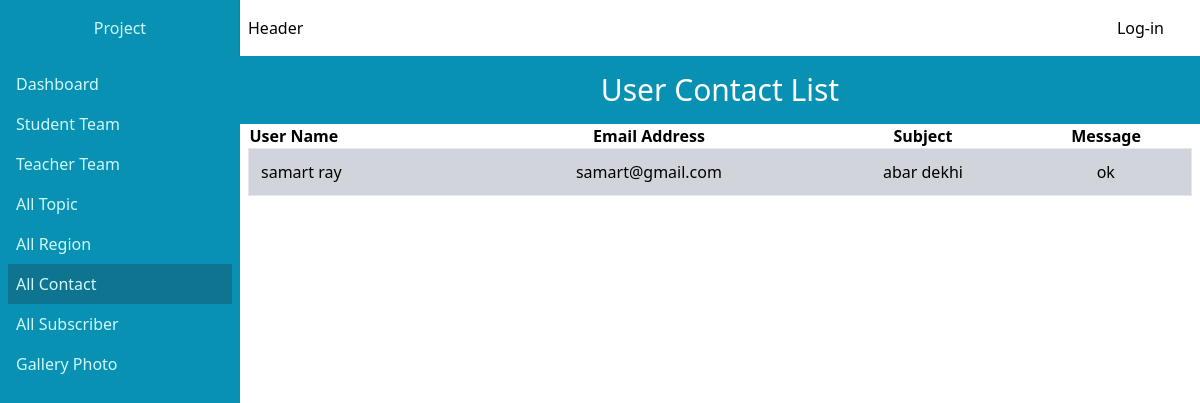
Screenshot of /super-admin/contact-list with the database file from the repository.
### ir_project/models.py (models this page shows, shortened)
class UserContact(models.Model):
    first_name = models.CharField(max_length=250)
    last_name = models.CharField(max_length=250)
    email = models.EmailField(max_length=250)
    contact_sub = models.CharField(max_length=250)
    contact_message = models.TextField()
    created_at = models.DateTimeField(auto_now_add=True,null=True,blank=True)
    updated_at = models.DateTimeField(auto_now=True,null=True,blank=True)

### sadmin/views.py (the view)
# urls.py: path('contact-list',views.user_contact_list,name='user_contact_list'),
def user_contact_list(request):
    contact_data = UserContact.objects.all().order_by('-id')
    context = {
        'contact_data':contact_data
    }
    return render(request,'super-admin/user-contact-list.html',context)

### templates/super-admin/user-contact-list.html (shortened to what this page needs)
{% extends "super-admin/main.html" %}
{% load static %}
{% block sadminMain %}
<div class="bg-cyan-600">
    <div class="text-center py-4 text-3xl text-white">User Contact List</div>
</div>
<div class="px-2">
    <table class="border-collapse table-fixed min-w-full">
        <thead>
        <tr>
            <th col="2" class="text-start">User Name</th>
            <th class="text-center">Email Address</th>
            <th class="text-center">Subject</th>
            <th class="text-center">Message</th>
        </tr>
        </thead>
        <tbody>
            {% for contact in contact_data %}
                <tr class="bg-gray-300 hover:bg-gray-400 border border-1">
                    <td class="py-3 text-start pl-3 line-clamp-1">{{contact.first_name}} {{contact.last_name}}</td>
                    <td class="py-3 text-center">{{contact.email}}</td>
                    <td class="py-3 text-center">
                        {{contact.contact_sub}}
                    </td>
                    <td class="py-3 text-center">
                        {{contact.contact_message|truncatechars:60}}
                    </td>
                </tr>
            {% endfor %}
    </table>
</div>
{% endblock sadminMain %}

### rows the page displays
UserContact: first_name "samart", last_name "ray", email "samart@gmail.com", contact_sub "abar dekhi", contact_message "ok"
